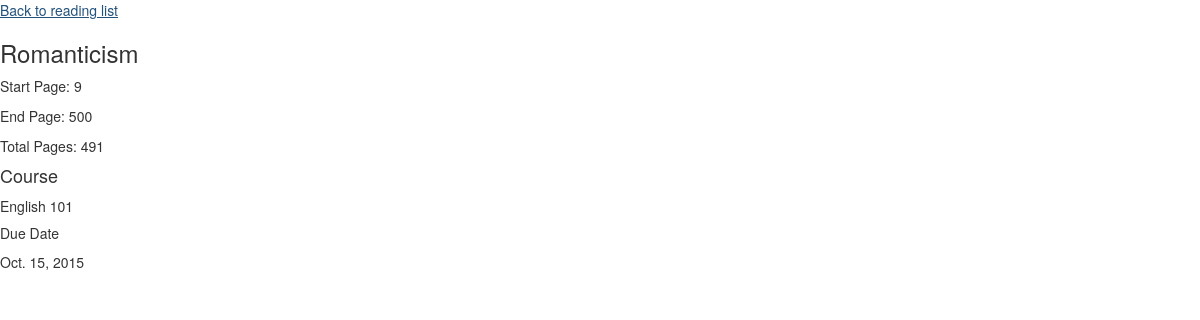
Screenshot of /item/1/ with the database file from the repository.
### inventory/models.py (models this page shows, shortened)
class Item(models.Model):
	title = models.CharField(max_length=200)
	startPage = models.IntegerField()
	endPage = models.IntegerField()
	course = models.CharField(max_length=200)
	dueDate = models.DateField()

### inventory/views.py (the view)
# urls.py: url(r'^item/(?P<id>\d+)/', views.item_detail, name='item_detail'),
def item_detail(request, id):
	try:
		item = Item.objects.get(id=id)
	except Item.DoesNotExist:
		raise Http404('This item does not exist')
	return render(request, 'inventory/item_detail.html', {
		'item': item,
	})

### firstdjango/templates/inventory/item_detail.html
{% extends "base.html" %}
{% load mathfilters %}
{% block content %}
	<a href="{% url 'index' %}">Back to reading list</a>
	<h3>{{ item.title|capfirst }}</h3>
	<p> Start Page: {{ item.startPage }} </p>
	<p> End Page: {{ item.endPage }}</p>
	<p> Total Pages: {{item.endPage|sub:item.startPage}}</p>
	<h4> Course </h4>
	<p> {{ item.course }}</p>
	<h5> Due Date</h5>
	<p>{{ item.dueDate }}
{% endblock %}

### rows the page displays
Item: title "Romanticism", startPage "9", endPage "500", endPage|sub "491", course "English 101", dueDate "Oct. 15, 2015"
